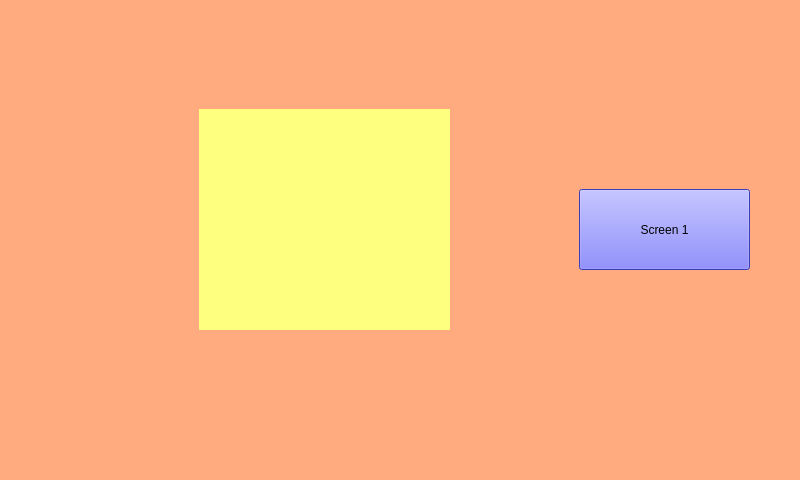
<?xml version="1.0" encoding="UTF-8"?>
<ui version="4.0">
 <class>TemplateMenuInfo</class>
 <widget class="QWidget" name="TemplateMenuInfo">
  <property name="geometry">
   <rect>
    <x>0</x>
    <y>0</y>
    <width>800</width>
    <height>480</height>
   </rect>
  </property>
  <property name="windowTitle">
   <string>Form</string>
  </property>
  <property name="styleSheet">
   <string notr="true">background-color: rgb(255, 170, 127);</string>
  </property>
  <widget class="QStackedWidget" name="stackedWidget">
   <property name="geometry">
    <rect>
     <x>-1</x>
     <y>-1</y>
     <width>801</width>
     <height>541</height>
    </rect>
   </property>
   <property name="currentIndex">
    <number>1</number>
   </property>
   <widget class="QWidget" name="page">
    <widget class="QPushButton" name="pushButton_3">
     <property name="geometry">
      <rect>
       <x>560</x>
       <y>200</y>
       <width>171</width>
       <height>81</height>
      </rect>
     </property>
     <property name="styleSheet">
      <string notr="true">color: rgb(0, 0, 0);
background-color: rgb(85, 85, 255);</string>
     </property>
     <property name="text">
      <string>Screen 2</string>
     </property>
    </widget>
    <widget class="QPushButton" name="pushButton_2">
     <property name="geometry">
      <rect>
       <x>60</x>
       <y>190</y>
       <width>171</width>
       <height>81</height>
      </rect>
     </property>
     <property name="styleSheet">
      <string notr="true">color: rgb(0, 0, 0);
background-color: rgb(85, 85, 255);</string>
     </property>
     <property name="text">
      <string>Home</string>
     </property>
    </widget>
    <widget class="QRadioButton" name="radioButton">
     <property name="geometry">
      <rect>
       <x>320</x>
       <y>210</y>
       <width>181</width>
       <height>111</height>
      </rect>
     </property>
     <property name="text">
      <string>RadioButton</string>
     </property>
    </widget>
    <widget class="QLabel" name="label">
     <property name="geometry">
      <rect>
       <x>260</x>
       <y>70</y>
       <width>291</width>
       <height>41</height>
      </rect>
     </property>
     <property name="styleSheet">
      <string notr="true">color: rgb(0, 0, 0);
font: 700 italic 22pt &quot;Segoe UI&quot;;</string>
     </property>
     <property name="text">
      <string>TemplateMenu</string>
     </property>
     <property name="alignment">
      <set>Qt::AlignCenter</set>
     </property>
    </widget>
   </widget>
   <widget class="QWidget" name="page_2">
    <widget class="QPushButton" name="pushButton">
     <property name="geometry">
      <rect>
       <x>580</x>
       <y>190</y>
       <width>171</width>
       <height>81</height>
      </rect>
     </property>
     <property name="styleSheet">
      <string notr="true">color: rgb(0, 0, 0);
background-color: rgb(85, 85, 255);</string>
     </property>
     <property name="text">
      <string>Screen 1</string>
     </property>
    </widget>
    <widget class="QWidget" name="verticalWidget" native="true">
     <property name="geometry">
      <rect>
       <x>200</x>
       <y>110</y>
       <width>251</width>
       <height>221</height>
      </rect>
     </property>
     <property name="styleSheet">
      <string notr="true">background-color: rgb(255, 255, 127);</string>
     </property>
     <layout class="QVBoxLayout" name="verticalLayout"/>
    </widget>
   </widget>
  </widget>
 </widget>
 <resources/>
 <connections/>
</ui>
